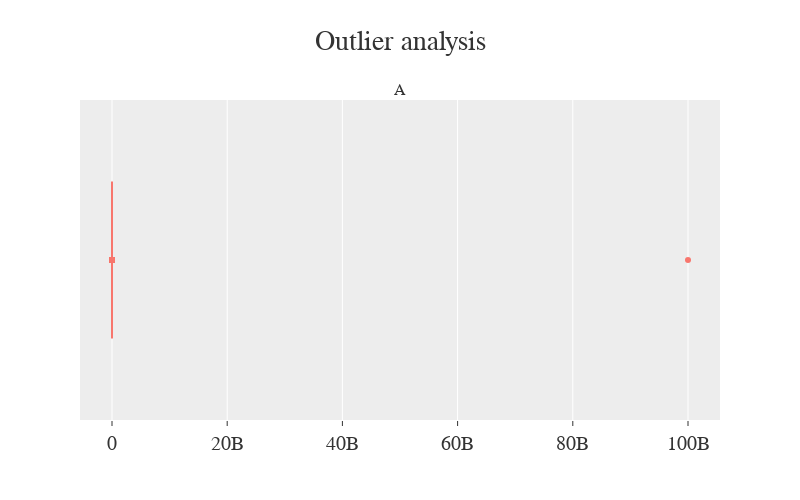

Notebook code cell kept with this figure:
### Code cell
# look for outliers in Age column
fig = make_subplots(rows=1, cols=1, subplot_titles=('Age'))

fig.add_trace(go.Box(x=survey['Age'], name='Age'))

fig.update_yaxes(visible=False, showticklabels=False)
fig.update_layout(height=500, width=800, title_text='Outlier analysis', font_size=20, template='ggplot2', title_x=0.5, font_family='Courier New', showlegend=False)

### Figure 1 — Plotly figure (JSON) as saved in the notebook; plotly's stock layout.template omitted (floating-point values rounded to 4 significant figures; data arrays with more than 128 entries replaced by an {"elided": "..."} marker saying what was removed)
{"data": [{"name": "Age", "type": "box", "x": {"elided": "1257 int values"}}], "layout": {"annotations": [{"font": {"size": 16}, "showarrow": false, "text": "A", "x": 0.5, "xanchor": "center", "xref": "paper", "y": 1, "yanchor": "bottom", "yref": "paper"}], "font": {"family": "Courier New", "size": 20}, "height": 500, "showlegend": false, "title": {"text": "Outlier analysis", "x": 0.5}, "width": 800, "xaxis": {"anchor": "y", "domain": [0, 1]}, "yaxis": {"anchor": "x", "domain": [0, 1], "showticklabels": false, "visible": false}}}
